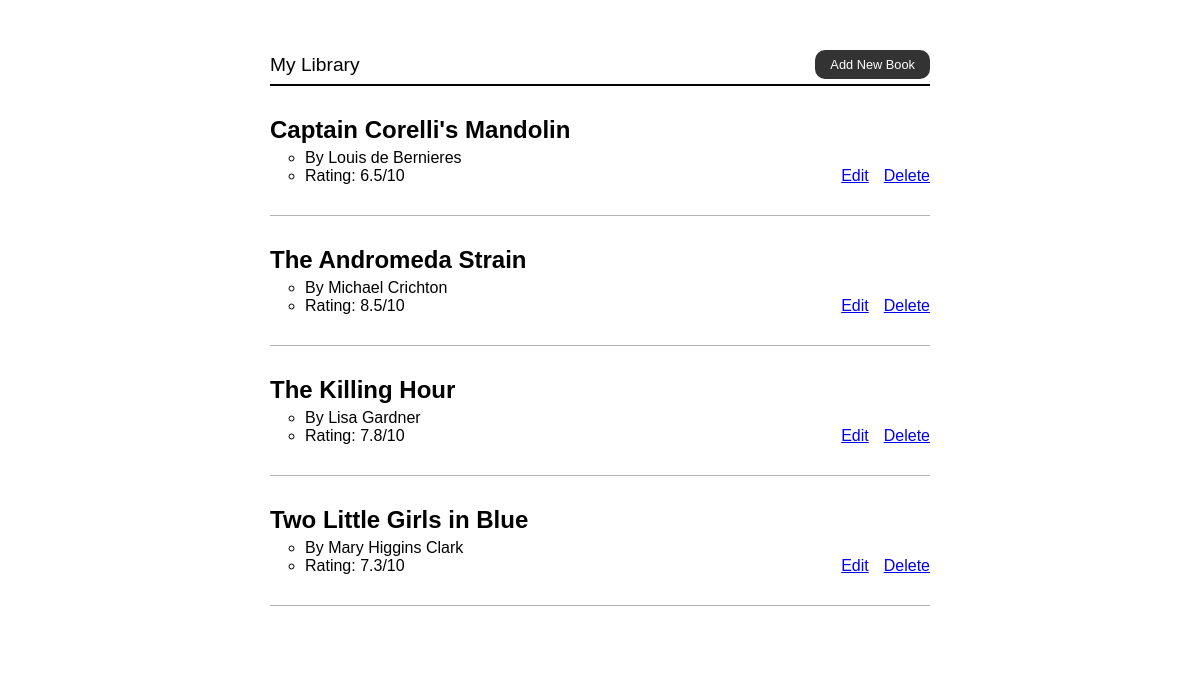
The page / on the database its author committed.
### main.py (models this page shows, shortened)
class Book(db.Model):
    id = db.Column(db.Integer, primary_key=True)
    title = db.Column(db.String(250), unique=True, nullable=False)
    author = db.Column(db.String(250), nullable=False)
    rating = db.Column(db.Float, nullable=False)

### main.py (the view)
@app.route('/')
def home():
    result = db.session.execute(db.select(Book).order_by(Book.title))
    all_books = result.scalars()
    return render_template("index.html", books=all_books)

### templates/index.html (shortened to what this page needs)
{% extends "base.html" %}
{% block content %}
    <div class="container">
        <div class="header">
            <span>My Library</span>
            <a class="add" href="{{ url_for('add') }}">Add New Book</a>
        </div>
        {% if not books: %}
            <p>There are currently no books in the library</p>
        {% else %}
            {% for book in books: %}
                <div class="book-container">
                    <ul style="padding: 0">
                      <li style="list-style-type: none;"><h2 style="margin-bottom: 5px"><strong>{{ book.title }}</strong></h2>
                          <ul>
                              <li class="detail">
                                  By {{ book.author }}
                              </li>
                              <li class="detail">
                                  Rating: {{ book.rating }}/10
                              </li>
                          </ul>
                      </li>
                    </ul>
                    <div class="edit-delete">
                        <a href="{{ url_for('edit_book', id=book.id) }}">Edit</a>
                        <a href="{{ url_for('delete', id=book.id) }}">Delete</a>
                    </div>
                </div>
            {% endfor %}
        {% endif %}
    </div>
{% endblock %}

### templates/base.html (shortened to what this page needs)
<!DOCTYPE HTML>
<html>
<head>
</head>
<body>
	{% block content %} {% endblock %}
</body>
</html>

### rows shown on the page
Book: title "Captain Corelli's Mandolin", author "Louis de Bernieres", rating "6.5"
Book: title "The Andromeda Strain", author "Michael Crichton", rating "8.5"
Book: title "The Killing Hour", author "Lisa Gardner", rating "7.8"
Book: title "Two Little Girls in Blue", author "Mary Higgins Clark", rating "7.3"
